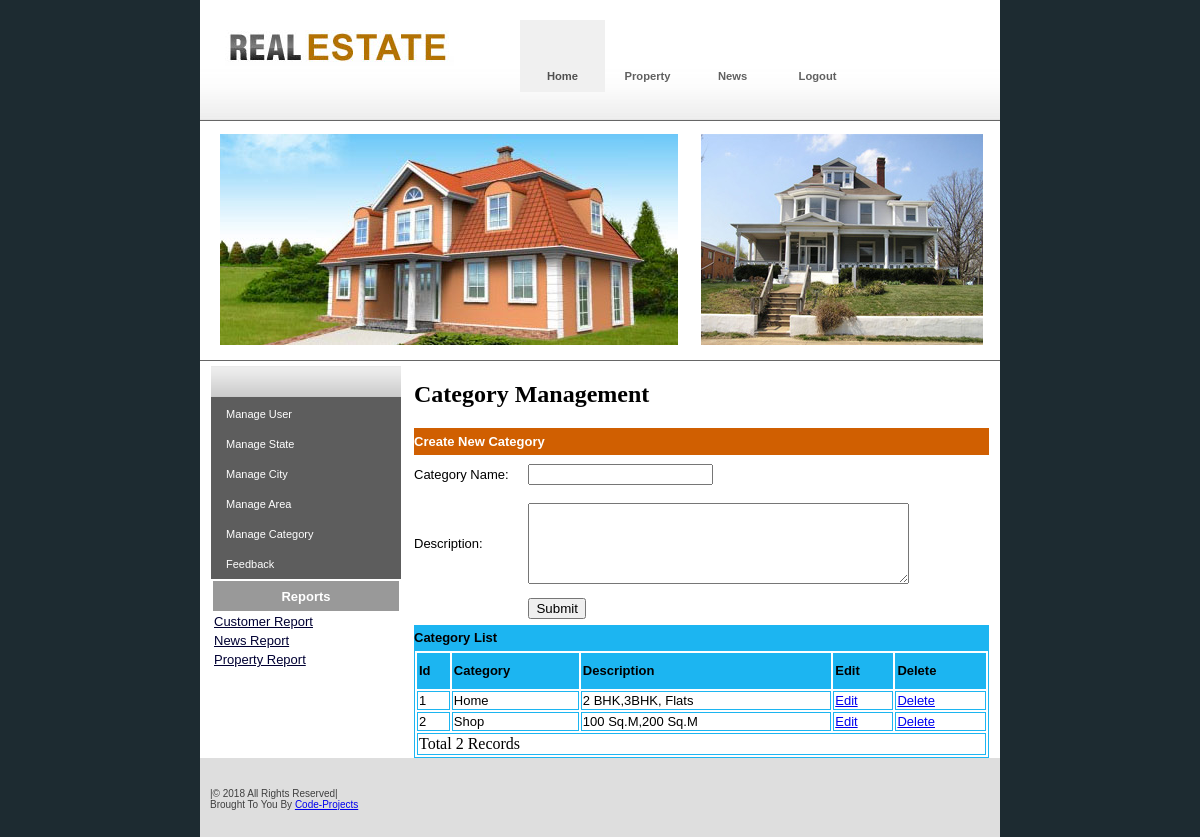
The page /Admin/Category.php on the database its author committed.
### tables this page shows
CREATE TABLE IF NOT EXISTS `category_master` (
  `CategoryId` int(11) NOT NULL AUTO_INCREMENT,
  `CategoryName` varchar(20) NOT NULL,
  `Category_Desc` varchar(100) NOT NULL,
  PRIMARY KEY (`CategoryId`)
);

### Admin/Category.php (the view, shortened to what this page needs)
<!DOCTYPE html PUBLIC "-//W3C//DTD XHTML 1.0 Transitional//EN" "http://www.w3.org/TR/xhtml1/DTD/xhtml1-transitional.dtd">
<html xmlns="http://www.w3.org/1999/xhtml">
<head>
<link href="css/style1.css" rel="stylesheet" type="text/css" />
<link href="../SpryAssets/SpryValidationTextarea.css" rel="stylesheet" type="text/css" />
</head>
<body>
<div class="main">
  <?php
  include "Headermenu.php"
  ?>
  <div class="content">
    <div class="innercontent">
      <?php
	  include "left.php"
	  ?>
      <div class="rightpannel">
      <div>
      <h2>Category Management</h2>
      <table width="100%" border="0" cellspacing="0" cellpadding="0">
        <tr>
          <td height="27" bgcolor="#D05F01"><span class="style4">Create New Category</span></td>
        </tr>
        <tr>
          <td height="26"><form id="form1" name="form1" method="post" action="InsertCategory.php">
            <table width="100%" height="170" border="0" cellpadding="0" cellspacing="0">
              <tr>
                <td height="39"><span class="style5">Category Name:</span></td>
                <td><span id="sprytextfield1">
                  <label>
                  <input type="text" name="txtCategoryName" id="txtCategoryName" />
                  </label>
                  <span class="textfieldRequiredMsg">A value is required.</span></span></td>
              </tr>
              <tr>
                <td height="99"><span class="style5">Description:</span></td>
                <td><span id="sprytextarea1">
                  <label>
                  <textarea name="txtDesc" id="txtDesc" cols="45" rows="5"></textarea>
                  </label>
                  <span class="textareaRequiredMsg">A value is required.</span></span></td>
              </tr>
              <tr>
                <td>&nbsp;</td>
                <td><label>
                  <input type="submit" name="button" id="button" value="Submit" />
                </label></td>
              </tr>
            </table>
                    </form>
          </td>
        </tr>
        <tr>
          <td height="25" bgcolor="#1CB5F1"><span class="style3">Category List</span></td>
        </tr>
        <tr>
          <td>
          <table width="100%" border="1" bordercolor="#1CB5F1" >
<tr>
<th height="32" bgcolor="#1CB5F1"><div align="left" class="style12 style8 style9">Id</div></th>
<th bgcolor="#1CB5F1"><div align="left" class="style12 style8 style9">Category</div></th>
<th height="32" bgcolor="#1CB5F1"><div align="left" class="style12 style8 style9">Description</div></th>
<th bgcolor="#1CB5F1"><div align="left" class="style12 style8 style9">Edit</div></th>
<th bgcolor="#1CB5F1"><div align="left" class="style12 style5">Delete</div></th>
</tr>
<?php
$con = mysql_connect("localhost","root");
$sql = "select * from Category_Master";
$result = mysql_query($sql,$con);
while($row = mysql_fetch_array($result))
{
$Id=$row['CategoryId'];
$Name=$row['CategoryName'];
$Desc=$row['Category_Desc'];
?>
<tr>
<td><div align="left" class="style12 style9 style8"><?php echo $Id;?></div></td>
<td><div align="left" class="style12 style9 style8"><?php echo $Name;?></div></td>
<td><div align="left" class="style12 style9 style8"><?php echo $Desc;?></div></td>
<td><div align="left" class="style12 style9 style8"><a href="EditCategory.php?CategoryId=<?php echo $Id;?>">Edit</a></div></td>
<td><div align="left" class="style12 style9 style8"><a href="DeleteCategory.php?CategoryId=<?php echo $Id;?>">Delete</a></div></td>
</tr>
<?php
}
$records = mysql_num_rows($result);
?>
<tr>
<td colspan="5"><div align="left" class="style12"><?php echo "Total ".$records." Records"; ?> </div></td>
</tr>
</table>
          </td>
        </tr>
      </table>
      </div>
      </div>
    </div>
  </div>
  <div>
   <?php
   include "footer.php"
   ?>
  </div>
</div>
</body>
</html>

### Admin/css/style1.css (style rules this page uses)
body { margin:0px; padding:0px; background-color:#1d2b31; }
.main { width:800px; margin:0 auto 0 auto; background-color:#FFFFFF; }
.content { width:800px; }
.innercontent { width:778px; margin:0 auto 0 auto; overflow:hidden }
.rightpannel { width:575px; float:right; }

### Admin/Category.php (style rules this page uses)
.style4 { font-family: Verdana, Arial, Helvetica, sans-serif; font-size: small; font-weight: bold; color: #FFFFFF; }
.style5 { font-family: Verdana, Arial, Helvetica, sans-serif; font-size: small; }
.style9 { font-size: small }

### rows shown on the page
category_master: CategoryId "1", CategoryName "Home", Category_Desc "2 BHK,3BHK, Flats"
category_master: CategoryId "2", CategoryName "Shop", Category_Desc "100 Sq.M,200 Sq.M"

### other values the page prints
$records "2"
